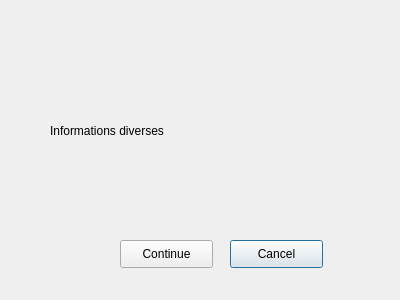
<?xml version="1.0" encoding="UTF-8"?>
<ui version="4.0">
 <class>Dialog</class>
 <widget class="QDialog" name="Dialog">
  <property name="geometry">
   <rect>
    <x>0</x>
    <y>0</y>
    <width>400</width>
    <height>300</height>
   </rect>
  </property>
  <property name="windowTitle">
   <string>Dialog</string>
  </property>
  <widget class="QLabel" name="labelDialogInfo">
   <property name="geometry">
    <rect>
     <x>50</x>
     <y>30</y>
     <width>301</width>
     <height>201</height>
    </rect>
   </property>
   <property name="text">
    <string>Informations diverses</string>
   </property>
  </widget>
  <widget class="QPushButton" name="pushButtonDialogCancel">
   <property name="geometry">
    <rect>
     <x>230</x>
     <y>240</y>
     <width>93</width>
     <height>28</height>
    </rect>
   </property>
   <property name="text">
    <string>Cancel</string>
   </property>
  </widget>
  <widget class="QPushButton" name="pushButtonDialogContinue">
   <property name="geometry">
    <rect>
     <x>120</x>
     <y>240</y>
     <width>93</width>
     <height>28</height>
    </rect>
   </property>
   <property name="text">
    <string>Continue</string>
   </property>
  </widget>
 </widget>
 <resources/>
 <connections/>
</ui>
